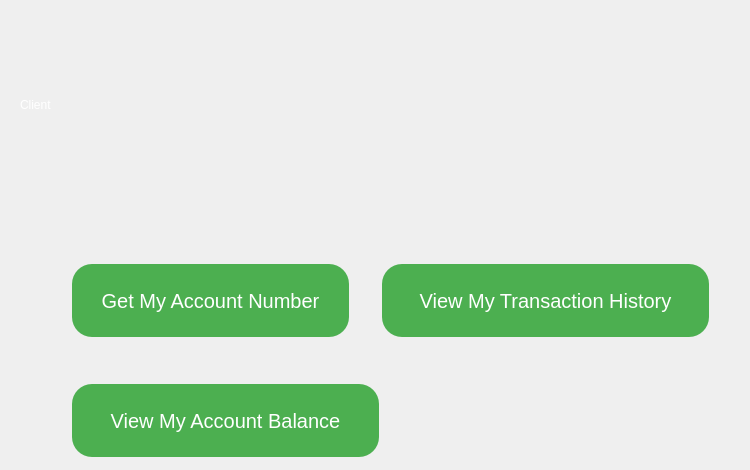
    <widget class="QWidget" name="Client">
     <widget class="QLabel" name="Userlabel">
      <property name="geometry">
       <rect>
        <x>20</x>
        <y>50</y>
        <width>411</width>
        <height>111</height>
       </rect>
      </property>
      <property name="styleSheet">
       <string notr="true">font: 700 35pt &quot;Segoe UI&quot;;
color: rgb(255, 255, 255);</string>
      </property>
      <property name="text">
       <string>&lt;html&gt;&lt;head/&gt;&lt;body&gt;&lt;p&gt;Client&lt;/p&gt;&lt;/body&gt;&lt;/html&gt;</string>
      </property>
     </widget>
     <widget class="QLabel" name="label_9">
      <property name="geometry">
       <rect>
        <x>520</x>
        <y>20</y>
        <width>221</width>
        <height>191</height>
       </rect>
      </property>
      <property name="text">
       <string/>
      </property>
      <property name="pixmap">
       <pixmap resource="resources.qrc">:/images/logo.png</pixmap>
      </property>
      <property name="scaledContents">
       <bool>true</bool>
      </property>
     </widget>
     <widget class="QPushButton" name="pB_ClientGetAccountNumber">
      <property name="geometry">
       <rect>
        <x>70</x>
        <y>260</y>
        <width>281</width>
        <height>81</height>
       </rect>
      </property>
      <property name="styleSheet">
       <string notr="true">background-color: #4CAF50; 
font: 700 20pt &quot;Segoe UI&quot;;
        border: none;
                   color: white;
                   padding: 15px 20px;
                   text-align: center;
                   text-decoration: none;
                   display: inline-block;
                   font-size: 20px;
                   margin: 4px 2px;
                   border-radius: 20px; 

</string>
      </property>
      <property name="text">
       <string>Get My Account Number</string>
      </property>
     </widget>
     <widget class="QPushButton" name="pB_ClientViewAccountBalance">
      <property name="geometry">
       <rect>
        <x>70</x>
        <y>380</y>
        <width>311</width>
        <height>81</height>
       </rect>
      </property>
      <property name="styleSheet">
       <string notr="true">background-color: #4CAF50; 
font: 700 20pt &quot;Segoe UI&quot;;
        border: none;
                   color: white;
                   padding: 15px 20px;
                   text-align: center;
                   text-decoration: none;
                   display: inline-block;
                   font-size: 20px;
                   margin: 4px 2px;
                   border-radius: 20px; 

</string>
      </property>
      <property name="text">
       <string>View My Account Balance</string>
      </property>
     </widget>
     <widget class="QPushButton" name="pB_ClientGetAccountBalance_2">
      <property name="geometry">
       <rect>
        <x>380</x>
        <y>260</y>
        <width>331</width>
        <height>81</height>
       </rect>
      </property>
      <property name="styleSheet">
       <string notr="true">background-color: #4CAF50; 
font: 700 20pt &quot;Segoe UI&quot;;
        border: none;
                   color: white;
                   padding: 15px 20px;
                   text-align: center;
                   text-decoration: none;
                   display: inline-block;
                   font-size: 20px;
                   margin: 4px 2px;
                   border-radius: 20px; 

</string>
      </property>
      <property name="text">
       <string>View My Transaction History</string>
      </property>
     </widget>
    </widget>
